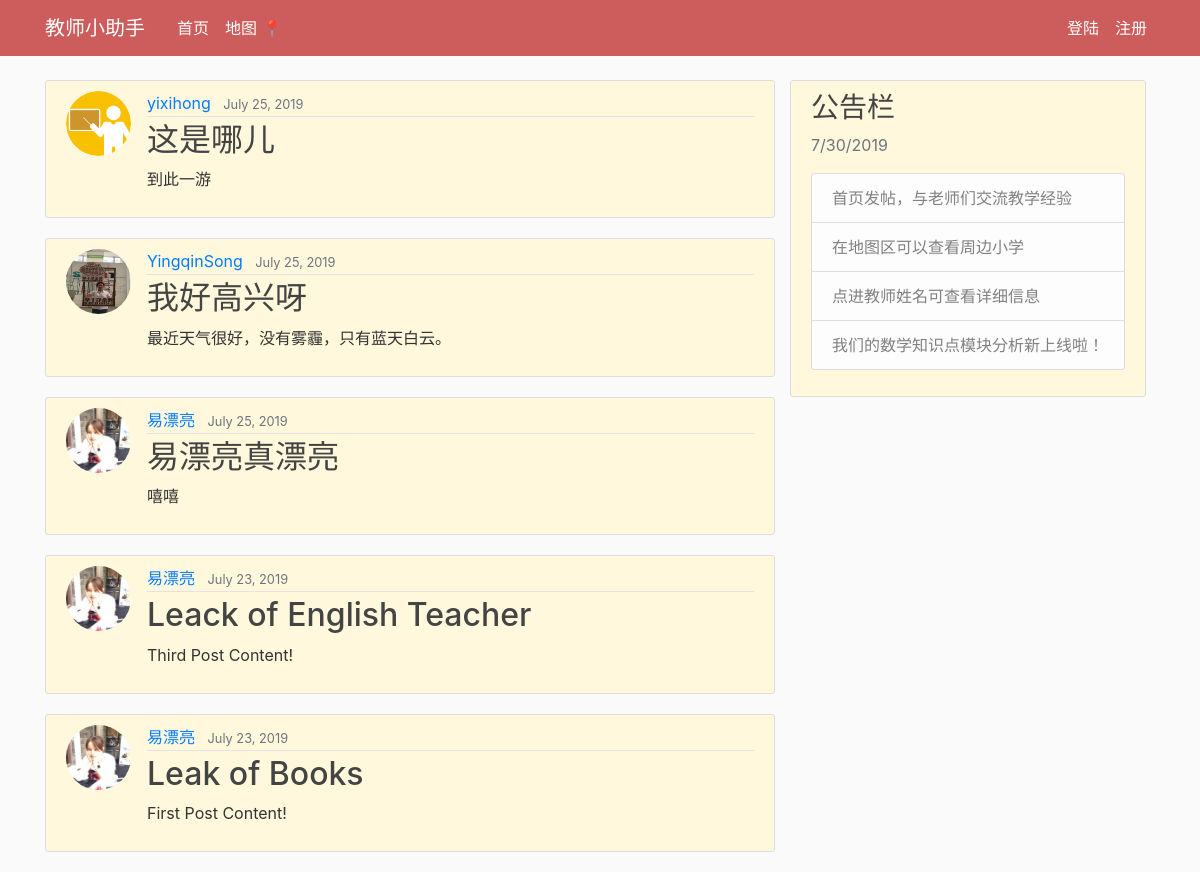
/, run on an earlier commit of the app's database.
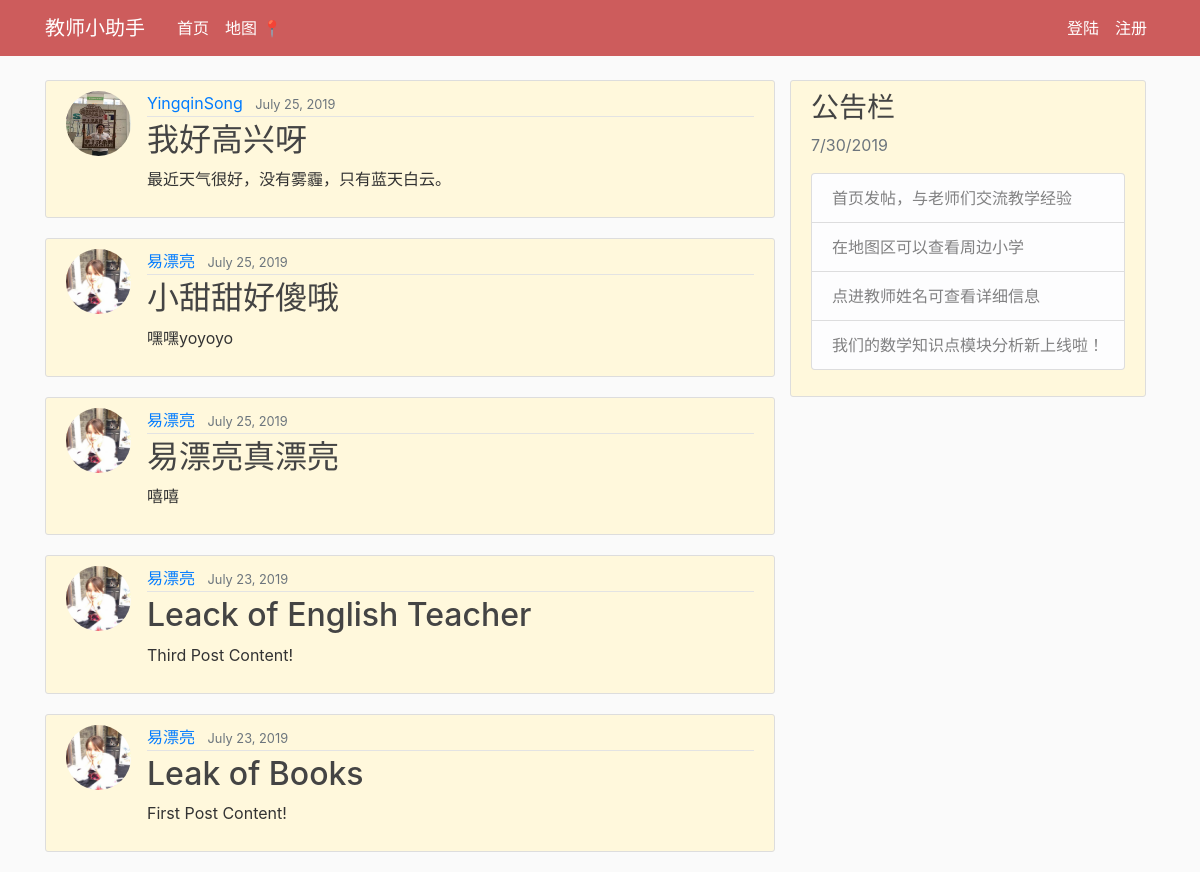
And on a later commit of the database.
### Education/models.py (models this page shows, shortened)
class Post(models.Model):
    title = models.CharField(max_length=100)
    content =models.TextField()
    date_posted=models.DateTimeField(default=timezone.now())
    Teacher = models.ForeignKey(User, on_delete=models.CASCADE)

### users/models.py (models this page shows, shortened)
class Profile(models.Model):
    user=models.OneToOneField(User,on_delete=models.CASCADE)
    image=models.ImageField(default='default.jpg',upload_to='profile_pics')

### Education/views.py (the view)
# urls.py: path('', PostListView.as_view(), name='home-page'),
class PostListView(ListView):
    model=Post
    template_name = 'Education/home.html' #<app>/<model>_<viewtype>.html
    context_object_name ='posts'
    ordering =['-date_posted'] #from latest to oldest

### Education/Templates/Education/home.html (shortened to what this page needs)
{%load static%}
<!DOCTYPE html>
<html lang="en" dir="ltr">
  <head>
    <link rel="stylesheet" href="https://stackpath.bootstrapcdn.com/bootstrap/4.3.1/css/bootstrap.min.css">
    <link rel="stylesheet" type="text/css" href="{% static 'Education/main.css' %}">
  </head>
  <body>
      <header class="site-header">
        <nav class="navbar navbar-expand-md navbar-dark bg-steel fixed-top">
          <div class="container">
            <a class="navbar-brand mr-4" href="{%url 'home-page'%}"> 教师小助手  </a>
            <div class="collapse navbar-collapse" id="navbarToggle">
              <div class="navbar-nav mr-auto">
                <a class="nav-item nav-link" href=" {%url 'home-page'%}">首页</a>
                <a class="nav-item nav-link" href="{%url 'home-map'%}">地图 📍</a>
              </div>
              <div class="navbar-nav">
                {% if user.is_authenticated %}
                <a class="nav-item nav-link" href="{%url 'post-create'%}">新帖子 ✍️</a>
                <a class="nav-item nav-link" href="{%url 'profile'%}">个人简介 👤</a>
                <a class="nav-item nav-link" href="{%url 'logout'%}">退出登陆 🚪</a>
                <a class="nav-item nav-link" href="{%url 'student-management'%}">学生管理 📈</a>
                {% else %}
                <a class="nav-item nav-link" href="{%url 'login'%}">登陆</a>
                <a class="nav-item nav-link" href="{%url 'register'%}">注册</a>
                {% endif %}
              </div>
            </div>
          </div>
        </nav>
      </header>
      <main role="main" class="container">
         <div class="row">
           <div class="col-md-8">
{% block content%}
    {% for post in posts %}
        <article class="media content-section">
          <img class="rounded-circle article-img" src="{{ post.Teacher.profile.image.url }}">
          <div class="media-body">
           <div class="article-metadata">
             <a class="mr-2" href="#">{{ post.Teacher }}</a>
             <small class="text-muted">{{ post.date_posted|date:"F d, Y"}}</small>
           </div>
           <h2><a class="article-title" href="{%url 'post-detail' post.id %}">{{ post.title }}</a></h2>
           <p class="article-content">{{ post.content }}</p>
          </div>
          </article>
    {% endfor %}
{%endblock content %}
 </div>
<div class="row">
   <div class="col-md-12">
    <div class="content-section">
      <h3>公告栏</h3>
        <p class='text-muted'>  7/30/2019
          <ul class="list-group">
           <li class="list-group-item list-group-item-light">
             首页发帖，与老师们交流教学经验</li>
           <li class="list-group-item list-group-item-light">在地图区可以查看周边小学</li>
           <li class="list-group-item list-group-item-light">点进教师姓名可查看详细信息</li>
           <li class="list-group-item list-group-item-light">我们的数学知识点模块分析新上线啦！</li>
    </ul>
   </p>
  </div>
 </div>
</div>
</div>
</main>
</body>
</html>

### Education/static/Education/main.css (style rules this page uses)
body { background: #fafafa; color: #333333; margin-top: 5rem; }
h1, h2, h3, h4, h5, h6 { color: #444444; }
ul { margin: 0; }
.bg-steel { background-color: #cd5c5c; }
.site-header .navbar-nav .nav-link { color: white; }
.content-section { background: #fff8dc; padding: 10px 20px; border: 1px solid #dddddd; border-radius: 3px; margin-bottom: 20px; }
.article-title { color: #444444; }
.article-content { white-space: pre-line; }
.article-img { height: 65px; width: 65px; margin-right: 16px; }
.article-metadata { padding-bottom: 1px; margin-bottom: 4px; border-bottom: 1px solid #e3e3e3 }

What changed in the data, as far as the page shows it:
removed Post: Teacher.profile.image (placeholder picture), Teacher "yixihong", date_posted "July 25, 2019", title "这是哪儿", content "到此一游"
added Post: Teacher.profile.image (placeholder picture), Teacher "易漂亮", date_posted "July 25, 2019", title "小甜甜好傻哦", content "嘿嘿yoyoyo"
